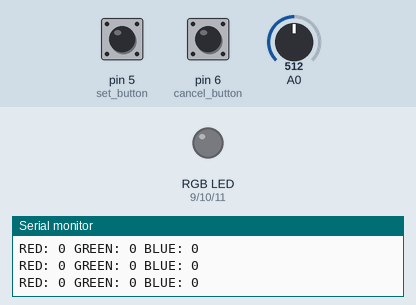
Bench run of a sketch on a simulated Arduino Uno, built with avr-gcc and run on an emulated ATmega328P. Shown: an RGB LED mixed from three pins (HIGH = lit), the last lines printed to the serial monitor. The test bench sets the inputs (shaded band); at power-on: pin 5 (set_button) HIGH, A0 = 512, pin 6 (cancel_button) HIGH. Dim RGB values are drawn brighter than linear.

Above: at 1.2 s.
1.3 s: pin 5 (set_button) pulled LOW for 3.2 s
At 4.4 s:
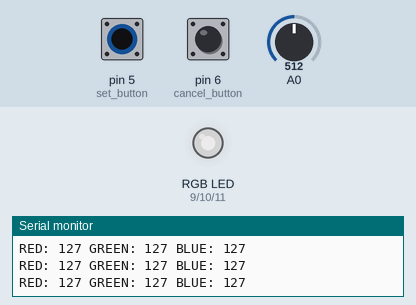
6.0 s: A0 set to 716
At 7.1 s:
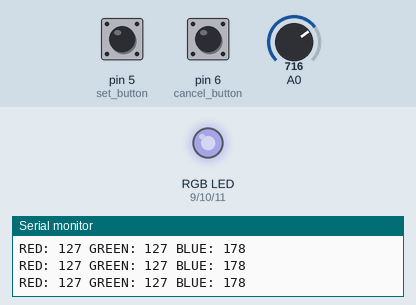
7.5 s: pin 5 (set_button) pulled LOW for 0.15 s
At 9.1 s:
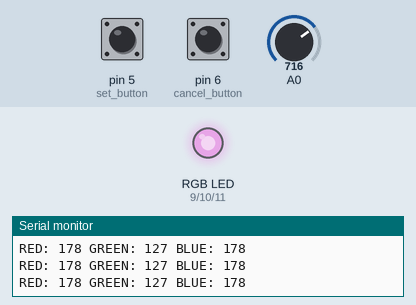
9.5 s: A0 set to 122
At 10.7 s:
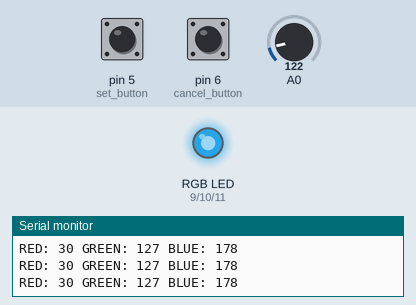
11.0 s: pin 5 (set_button) pulled LOW for 1 s
At 12.0 s:
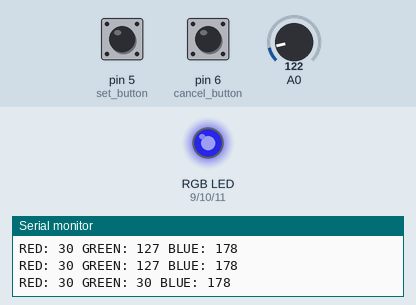
13.6 s: A0 set to 0
At 14.7 s:
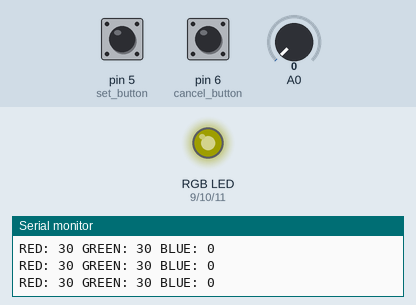
Timing chart, 0 to 16.1 s (numbered marks = the images above; inputs shaded):
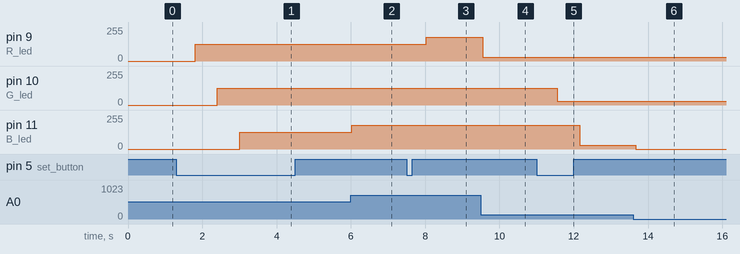

Measured:
- after the input at 1.3 s, pin 9 (R_led): 0/255 → 127/255 after 0.51 s; pin 10 (G_led): 0/255 → 127/255 after 1.1 s; pin 11 (B_led): 0/255 → 127/255 after 1.7 s
- after the input at 6.0 s, pin 11 (B_led): 127/255 → 178/255 at once
- after the input at 7.5 s, pin 9 (R_led): 127/255 → 178/255 after 0.54 s
- after the input at 9.5 s, pin 9 (R_led): 178/255 → 30/255 after 0.05 s
- after the input at 11.0 s, pin 10 (G_led): 127/255 → 30/255 after 0.56 s; pin 11 (B_led): 178/255 → 30/255 after 1.2 s
- after the input at 13.6 s, pin 11 (B_led): 30/255 → 0/255 after 0.07 s

The sketch:

RGBLED.ino
```cpp
int R_led = 9, G_led = 10, B_led = 11;
int set_button = 5, cancel_button = 6;
int poten = A0;

int state = -1; // -1:cancle, 0:r, 1:g, 2:b
int value[3]; // RGB LED에 출력할 값을 저장

void setup() {
  pinMode(set_button, INPUT_PULLUP); // 버튼 입력 핀 설정
  pinMode(cancel_button, INPUT_PULLUP);
  pinMode(R_led, OUTPUT); // RGB LED 출력 핀 설정
  pinMode(G_led, OUTPUT);
  pinMode(B_led, OUTPUT);
  Serial.begin(9600); // 시리얼 통신 속도 설정
}

void loop() {
  int set_value = digitalRead(set_button); // 버튼의 상태 값 읽어오기
  int cancle_value = digitalRead(cancel_button);

  if(set_value == LOW) { // 설정 버튼이 눌렸을 때
    state += 1;
    state %= 3;
    delay(500);
  }
  if(cancle_value == LOW) { // 섵정 취소 버튼이 눌렸을 때
    state = -1;
    value[0] = value[1] = value[2] = 0;
    delay(500);
  }
  int poten_value = analogRead(A0); // 아날로그 입력받기
  poten_value = map(poten_value, 0, 1023, 0, 255); // 값의 범위를 바꾸기

  if(state == 0) value[0] = poten_value;
  else if(state == 1) value[1] = poten_value;
  else if(state == 2) value[2] = poten_value;

  Serial.print("RED: "); // 시리얼 모니터에 출력하기
  Serial.print(value[0]);
  Serial.print(" GREEN: ");
  Serial.print(value[1]);
  Serial.print(" BLUE: ");
  Serial.println(value[2]);

  analogWrite(R_led, value[0]); // RGB LED 출력하기
  analogWrite(G_led, value[1]);
  analogWrite(B_led, value[2]);
  delay(100);
}
```
